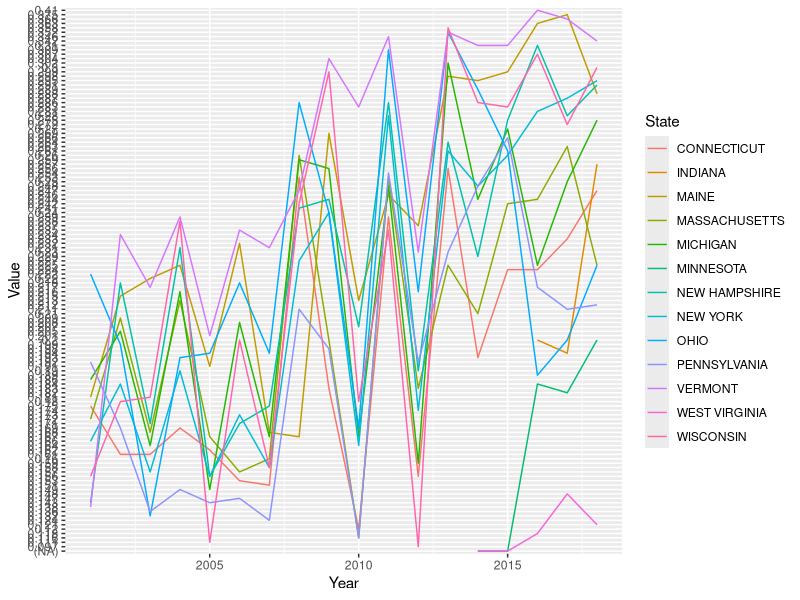

Generate this figure with R:
#' Inspect NASS data
#' 

library(tidyverse)

data = read.csv('All Public Maple Syrup Data.csv') %>%
       filter(Program == 'SURVEY' & Geo.Level == 'STATE') %>%
       filter(Data.Item == 'MAPLE SYRUP - YIELD, MEASURED IN GALLONS / TAP') %>%
       mutate(x = Data.Item)


ggplot(data, aes(x=Year, y=Value, group=State, color=State)) + geom_line()
